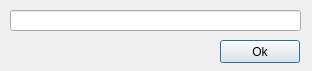
<?xml version="1.0" encoding="UTF-8"?>
<ui version="4.0">
 <class>Bluetooth</class>
 <widget class="QDialog" name="Bluetooth">
  <property name="geometry">
   <rect>
    <x>0</x>
    <y>0</y>
    <width>312</width>
    <height>71</height>
   </rect>
  </property>
  <property name="windowTitle">
   <string>Bluetooth</string>
  </property>
  <widget class="QPushButton" name="ok_Button">
   <property name="geometry">
    <rect>
     <x>220</x>
     <y>40</y>
     <width>80</width>
     <height>23</height>
    </rect>
   </property>
   <property name="text">
    <string>Ok</string>
   </property>
  </widget>
  <widget class="QLineEdit" name="lineEdit">
   <property name="geometry">
    <rect>
     <x>10</x>
     <y>10</y>
     <width>291</width>
     <height>21</height>
    </rect>
   </property>
  </widget>
 </widget>
 <layoutdefault spacing="6" margin="11"/>
 <resources/>
 <connections/>
</ui>
